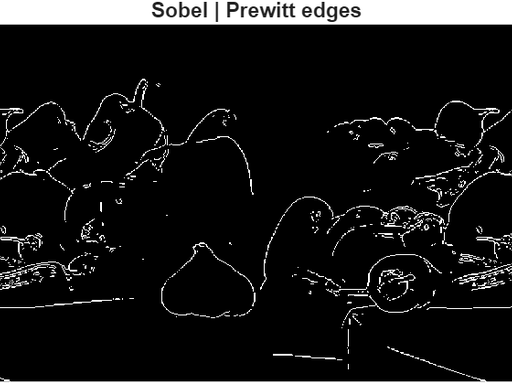
%> input picture edges_sobel_prewitt.png (cropped and resized to the size of MATLAB's example picture), 512 x 384 px, given in place of peppers.png, which was not available
$ octave Lab5_edgeDetectionAndSegmentation.m   (GNU Octave 9; MATLAB toolbox functions it lacks are replaced by stand-ins)
%> lines starting %> are read from the running program, lines starting %| are printed output that depends on the picture; in (x1, y1, x2, y2) boxes, pixels count from 0 and x2, y2 are one past the last pixel; in counts of white or black regions, pixels touching at a corner belong together; the program's own positions count from 1; pictures that were not available may be replaced by others from this repository, and a replacement may not be noted
%% Lab 5: Edge Detection and Segmentation
% Course: Mathematical Algorithms (DSP) — Image Processing Labs
% -------------------------------------------------------------------------
% Learning outcomes:
% - Relate edges to high-frequency components.
% - Apply gradient-based and zero-crossing operators.
% - Perform automatic thresholding (Otsu) and simple segmentation.
%
% HOW TO SUBMIT:
% Include screenshots and short explanations for each section in GitHub.
% Submit only the GitHub URL.
% -------------------------------------------------------------------------

close all; clear; clc;

%% 0) Setup: Load image and prepare output folder
I = im2double(rgb2gray(imread('peppers.png')));
%> I: size 384x512 double; min 0, max 1, mean 0.0963

% ✅ Create a folder for saving figures (absolute path)
outputDir = fullfile(pwd, 'figures');
if ~exist(outputDir, 'dir')
    mkdir(outputDir);
end

%% 1) Basic derivative filters (Sobel, Prewitt)
edges_sobel = edge(I, 'Sobel');
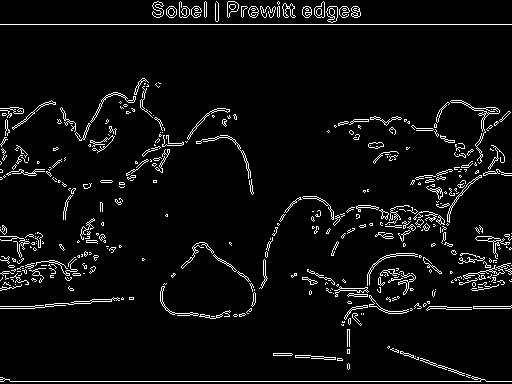
%> edges_sobel: size 384x512 logical; 5.1% white in thin lines or dots
edges_prewitt = edge(I, 'Prewitt');
%> edges_prewitt: size 384x512 logical; 5.1% white in thin lines or dots

figure;
montage({edges_sobel, edges_prewitt}, 'Size', [1 2]);
title('Sobel | Prewitt edges');

% ✅ Save outputs
saveas(gcf, fullfile(outputDir, 'edges_sobel_prewitt.png'));
imwrite(edges_sobel, fullfile(outputDir, 'edges_sobel.png'));
imwrite(edges_prewitt, fullfile(outputDir, 'edges_prewitt.png'));

%% 2) Canny detector (multi-stage)
edges_canny = edge(I, 'Canny', [0.05 0.2]);
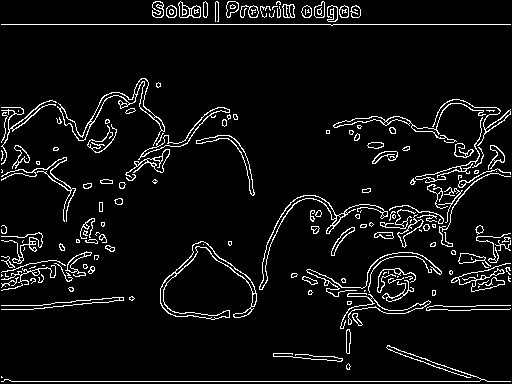
%> edges_canny: size 384x512 logical; 6.1% white in thin lines or dots
figure; imshow(edges_canny);
title('Canny edges');
saveas(gcf, fullfile(outputDir, 'edges_canny.png'));
imwrite(edges_canny, fullfile(outputDir, 'edges_canny_mask.png'));

%% 3) Laplacian of Gaussian (LoG)
edges_log = edge(I, 'log');
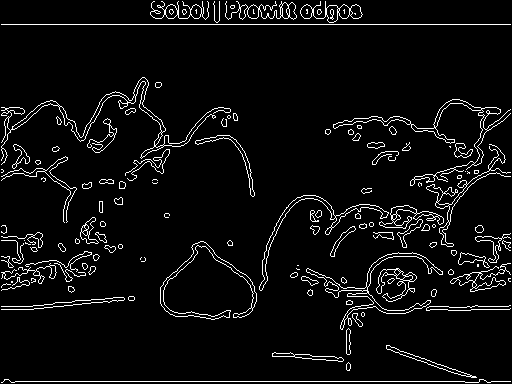
%> edges_log: size 384x512 logical; 5.3% white in thin lines or dots
figure; imshow(edges_log);
title('Laplacian of Gaussian edges');
saveas(gcf, fullfile(outputDir, 'edges_log.png'));
imwrite(edges_log, fullfile(outputDir, 'edges_log_mask.png'));

%% 4) Edge map → segmentation (Otsu threshold)
level = graythresh(I); % Otsu's method
%> level = 0.447
BW = imbinarize(I, level);
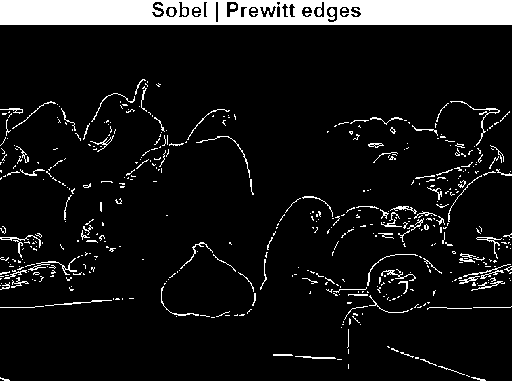
%> BW: size 384x512 logical; 10% white; 488 white regions (399 under 20 px), largest, box (x1, y1, x2, y2) and area: (0, 0, 512, 25) 11678, (0, 377, 512, 384) 1580, (450, 101, 500, 146) 149

figure;
montage({I, BW}, 'Size', [1 2]);
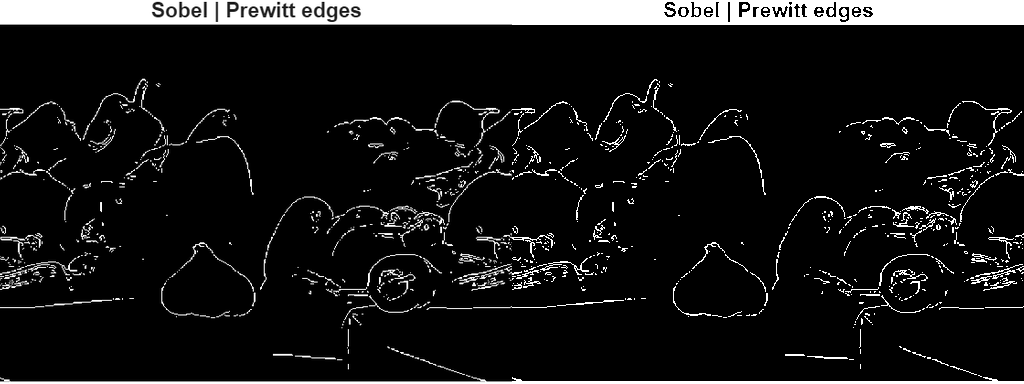
%> displayed picture: size 384x1024, on the screen's scale of 0 to 255; min 0, max 255, mean 25
title('Original | Otsu threshold binary mask');
saveas(gcf, fullfile(outputDir, 'otsu_threshold.png'));
imwrite(BW, fullfile(outputDir, 'otsu_binary.png'));

%% 5) Label and visualize regions
[L, num] = bwlabel(BW);
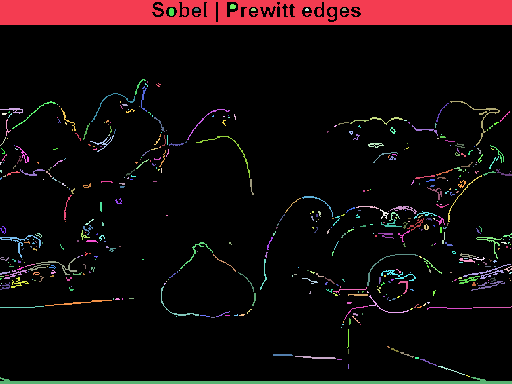
%> L: size 384x512 double; 489 distinct labels, from 0 to 488; one colour per label, 0 black
%> num = 488
RGB = label2rgb(L);
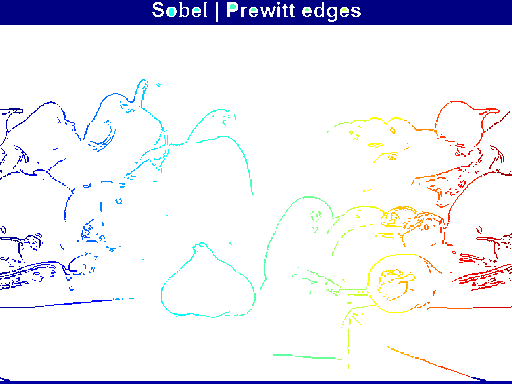
%> RGB: size 384x512x3 uint8; mean R, G, B 233.7, 233.6, 242.2
figure; imshow(RGB);
title(['Labeled regions: ', num2str(num)]);
saveas(gcf, fullfile(outputDir, 'labeled_regions.png'));
imwrite(RGB, fullfile(outputDir, 'labeled_regions_rgb.png'));

%% 6) Reflections
% - Which operator gives the thinnest, cleanest edges?
%   → Canny produces the thinnest and most continuous edges due to
%     its multi-stage process (gradient + non-maximum suppression +
%     hysteresis thresholding).

% - Why does Canny outperform simple gradient filters?
%   → Because it combines smoothing (to reduce noise), gradient magnitude
%     calculation, and adaptive thresholding for strong/weak edges.

% - How does Otsu relate to histogram-based thresholding?
%   → Otsu's method automatically finds a threshold that minimizes
%     intra-class variance, effectively separating foreground and background
%     based on the image's intensity histogram.

disp('✅ Lab 5 completed successfully. Figures saved in:');
disp(outputDir);
